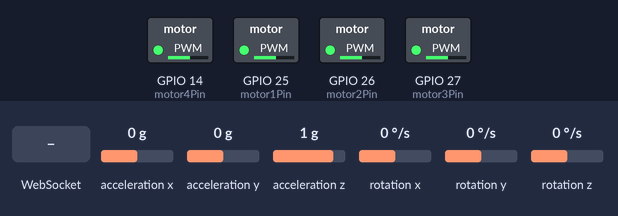
The sketch below on a simulated ESP32. On the bench: switched loads named in the sketch (green lamp = pin HIGH). Inputs (shaded band) come from the test bench; at power-on: acceleration x 0 g, acceleration y 0 g, acceleration z 1 g, rotation x 0 °/s, rotation y 0 °/s, rotation z 0 °/s. WiFi joins after 1.5 s; servers stay silent unless stated; what the sketch prints to the serial monitor is not drawn.

Above: at 2.7 s.
2.8 s: acceleration x set to -0.8 g
At 3.9 s:
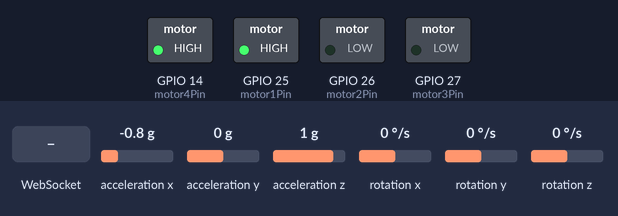
4.8 s: acceleration y set to -1.4 g
At 5.9 s:
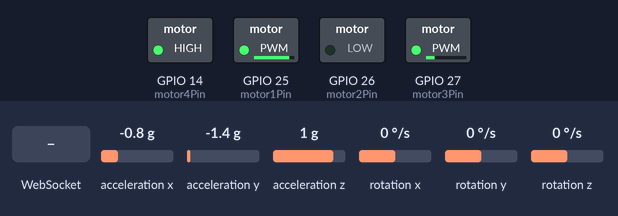
7.8 s: WebSocket text "P:" received
10.8 s: acceleration y set to 0 g
At 11.61 s:
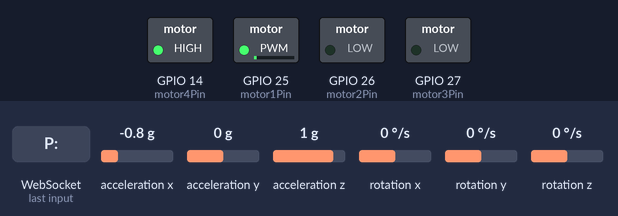
13.8 s: acceleration x set to 1.4 g
At 16.6 s:
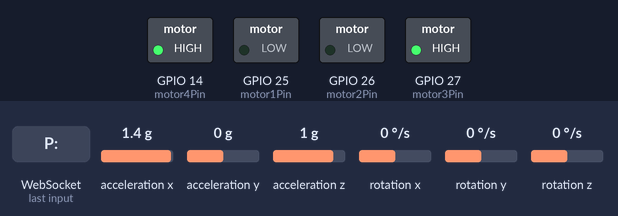
Timing chart, 0 to 25.0 s (numbered marks = the images above; inputs shaded):
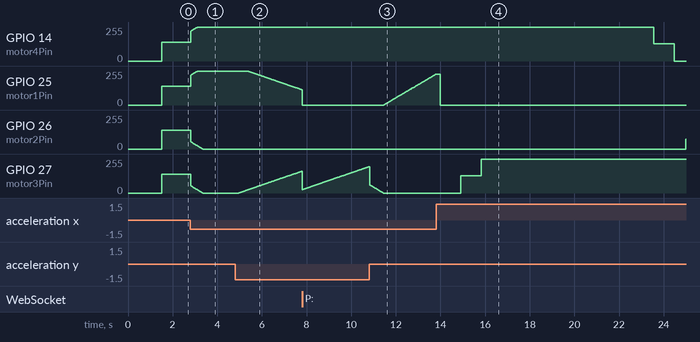

Measured:
- after the input at 2.8 s, GPIO 14 (motor4Pin), GPIO 25 (motor1Pin): moves from 139/255 to 255/255 over 0.29 s, starting at once; GPIO 26 (motor2Pin), GPIO 27 (motor3Pin): moves from 139/255 to 0/255 over 0.53 s, starting at once
- after the input at 4.8 s, GPIO 25 (motor1Pin): moves from 255/255 to 114/255 over 2.4 s, starting after 0.58 s; GPIO 27 (motor3Pin): moves from 0/255 to 164/255 over 2.8 s, starting after 0.17 s
- after the input at 10.8 s, GPIO 25 (motor1Pin): moves from 0/255 to 230/255 over 2.3 s, starting after 0.66 s
- after the input at 13.8 s, GPIO 14 (motor4Pin): 255/255 → 128/255 after 9.7 s, → 0/255 0.92 s later; GPIO 26 (motor2Pin): 0/255 → 73/255 after 11.2 s; GPIO 27 (motor3Pin): 0/255 → 128/255 after 1.1 s, → 255/255 0.91 s later

The sketch:

Phase5_web_socket_control.ino
```cpp
// Phase5_web_socket_control.ino - WebSocket WiFi 控制飛行器（ESP32）

#include <WiFi.h>
#include <WebSocketsServer.h>
#include <Wire.h>
#include <MPU6050.h>

// WiFi 設定
const char* ssid = "YOUR_SSID";
const char* password = "YOUR_PASSWORD";

WebSocketsServer webSocket = WebSocketsServer(81);

// MPU6050 + PID
MPU6050 mpu;
float kp = 2.2, ki = 0.01, kd = 0.8;
float errorPitch, lastErrorPitch = 0, integralPitch = 0;
float errorRoll,  lastErrorRoll  = 0, integralRoll  = 0;

// 目標姿態
float targetPitch = 0.0;
float targetRoll  = 0.0;
int baseSpeed = 140;
const int maxPWM = 255;

// 馬達腳位
const int motor1Pin = 25;
const int motor2Pin = 26;
const int motor3Pin = 27;
const int motor4Pin = 14;

void setup() {
  Serial.begin(115200);
  Wire.begin();
  mpu.initialize();

  // PWM 初始化
  ledcSetup(0, 5000, 8); ledcAttachPin(motor1Pin, 0);
  ledcSetup(1, 5000, 8); ledcAttachPin(motor2Pin, 1);
  ledcSetup(2, 5000, 8); ledcAttachPin(motor3Pin, 2);
  ledcSetup(3, 5000, 8); ledcAttachPin(motor4Pin, 3);

  // WiFi & WebSocket 初始化
  WiFi.begin(ssid, password);
  Serial.print("Connecting to WiFi");
  while (WiFi.status() != WL_CONNECTED) {
    delay(500); Serial.print(".");
  }
  Serial.println("\n✅ WiFi connected: " + WiFi.localIP().toString());
  webSocket.begin();
  webSocket.onEvent(webSocketEvent);
  Serial.println("🌐 WebSocket server started (port 81)");
}

void loop() {
  webSocket.loop();

  int16_t ax, ay, az, gx, gy, gz;
  mpu.getMotion6(&ax, &ay, &az, &gx, &gy, &gz);

  float pitch = atan2(ax, sqrt(ay * ay + az * az)) * 180.0 / PI;
  float roll  = atan2(ay, sqrt(ax * ax + az * az)) * 180.0 / PI;

  // PID Pitch
  errorPitch = targetPitch - pitch;
  integralPitch += errorPitch;
  float outputPitch = kp * errorPitch + ki * integralPitch + kd * (errorPitch - lastErrorPitch);
  lastErrorPitch = errorPitch;

  // PID Roll
  errorRoll = targetRoll - roll;
  integralRoll += errorRoll;
  float outputRoll = kp * errorRoll + ki * integralRoll + kd * (errorRoll - lastErrorRoll);
  lastErrorRoll = errorRoll;

  int m1 = constrain(baseSpeed + outputPitch - outputRoll, 0, maxPWM);
  int m2 = constrain(baseSpeed - outputPitch - outputRoll, 0, maxPWM);
  int m3 = constrain(baseSpeed - outputPitch + outputRoll, 0, maxPWM);
  int m4 = constrain(baseSpeed + outputPitch + outputRoll, 0, maxPWM);

  ledcWrite(0, m1);
  ledcWrite(1, m2);
  ledcWrite(2, m3);
  ledcWrite(3, m4);
}

// WebSocket 指令處理
void webSocketEvent(uint8_t client_num, WStype_t type, uint8_t * payload, size_t length) {
  if (type == WStype_TEXT) {
    String msg = String((char *)payload);
    Serial.println("📩 Received: " + msg);

    // 預設格式: "P:1.5,R:-2.3,T:150"
    if (msg.startsWith("P:")) {
      int pIndex = msg.indexOf("P:");
      int rIndex = msg.indexOf(",R:");
      int tIndex = msg.indexOf(",T:");

      targetPitch = msg.substring(pIndex + 2, rIndex).toFloat();
      targetRoll  = msg.substring(rIndex + 3, tIndex).toFloat();
      baseSpeed   = msg.substring(tIndex + 3).toInt();

      Serial.printf("🎯 Target Pitch: %.2f, Roll: %.2f, Thrust: %d\n", targetPitch, targetRoll, baseSpeed);
    }
  }
}
```
